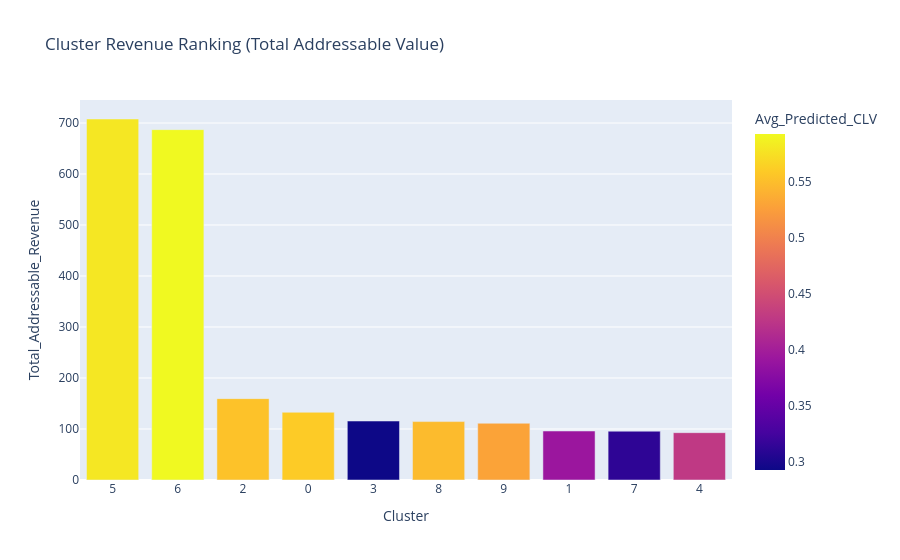

The code cell stored with this chart in its notebook:
### Markdown cell above
## 7. Cluster Economic Ranking & Prioritisation
Aggregating the CLV predictions to rank all 10 clusters by Expected Total Addressable Revenue.

### Code cell
# Phase 4: Table 1 - Cluster Revenue Ranking
# Aggregate over clusters
cluster_ranking = df.groupby("Cluster").agg(
    Cluster_Size=("Cluster", "count"),
    Avg_Predicted_CLV=("Predicted_CLV", "mean"),
    Avg_Churn_Risk=("Churn_Risk", "mean")
).reset_index()

# Total Addressable Revenue (TAR)
cluster_ranking["Total_Addressable_Revenue"] = cluster_ranking["Avg_Predicted_CLV"] * cluster_ranking["Cluster_Size"] * (1 - cluster_ranking["Avg_Churn_Risk"])
cluster_ranking = cluster_ranking.sort_values(by="Total_Addressable_Revenue", ascending=False).reset_index(drop=True)

display(cluster_ranking)

# Plot
fig3 = px.bar(cluster_ranking, x="Cluster", y="Total_Addressable_Revenue",
             title="Cluster Revenue Ranking (Total Addressable Value)",
             color="Avg_Predicted_CLV",
             hover_data=["Cluster_Size", "Avg_Churn_Risk"])
fig3.update_layout(xaxis_type='category')
fig3.show()

### Figure 1 — Plotly figure (JSON) as saved in the notebook; plotly's stock layout.template omitted (floating-point values rounded to 4 significant figures)
{"data": [{"customdata": [[1314.0, 0.07055], [1248.0, 0.07115], [313.0, 0.07907], [256.0, 0.07324], [468.0, 0.1561], [228.0, 0.08224], [229.0, 0.08231], [286.0, 0.143], [359.0, 0.1461], [249.0, 0.1301]], "hovertemplate": "Cluster=%{x}<br>Total_Addressable_Revenue=%{y}<br>Cluster_Size=%{customdata[0]}<br>Avg_Churn_Risk=%{customdata[1]}<br>Avg_Predicted_CLV=%{marker.color}<extra></extra>", "legendgroup": "", "marker": {"color": [0.5796, 0.5927, 0.5535, 0.5598, 0.2928, 0.5473, 0.5294, 0.3919, 0.3122, 0.4285], "coloraxis": "coloraxis", "pattern": {"shape": ""}}, "name": "", "orientation": "v", "showlegend": false, "textposition": "auto", "type": "bar", "x": [5, 6, 2, 0, 3, 8, 9, 1, 7, 4], "xaxis": "x", "y": [707.9, 687.0, 159.6, 132.8, 115.6, 114.5, 111.3, 96.06, 95.7, 92.81], "yaxis": "y"}], "layout": {"barmode": "relative", "coloraxis": {"colorbar": {"title": {"text": "Avg_Predicted_CLV"}}, "colorscale": [[0, "#0d0887"], [0.1111, "#46039f"], [0.2222, "#7201a8"], [0.3333, "#9c179e"], [0.4444, "#bd3786"], [0.5556, "#d8576b"], [0.6667, "#ed7953"], [0.7778, "#fb9f3a"], [0.8889, "#fdca26"], [1, "#f0f921"]]}, "legend": {"tracegroupgap": 0}, "title": {"text": "Cluster Revenue Ranking (Total Addressable Value)"}, "xaxis": {"anchor": "y", "domain": [0, 1], "title": {"text": "Cluster"}, "type": "category"}, "yaxis": {"anchor": "x", "domain": [0, 1], "title": {"text": "Total_Addressable_Revenue"}}}}
